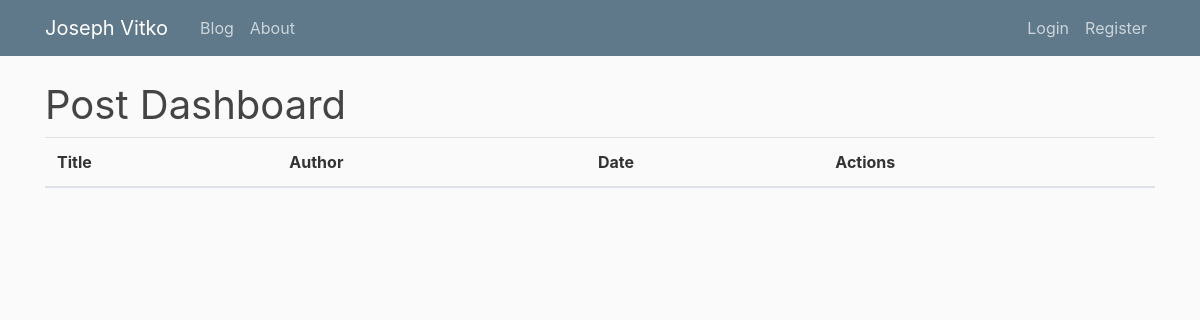
Page /admin/posts on the earlier database version.
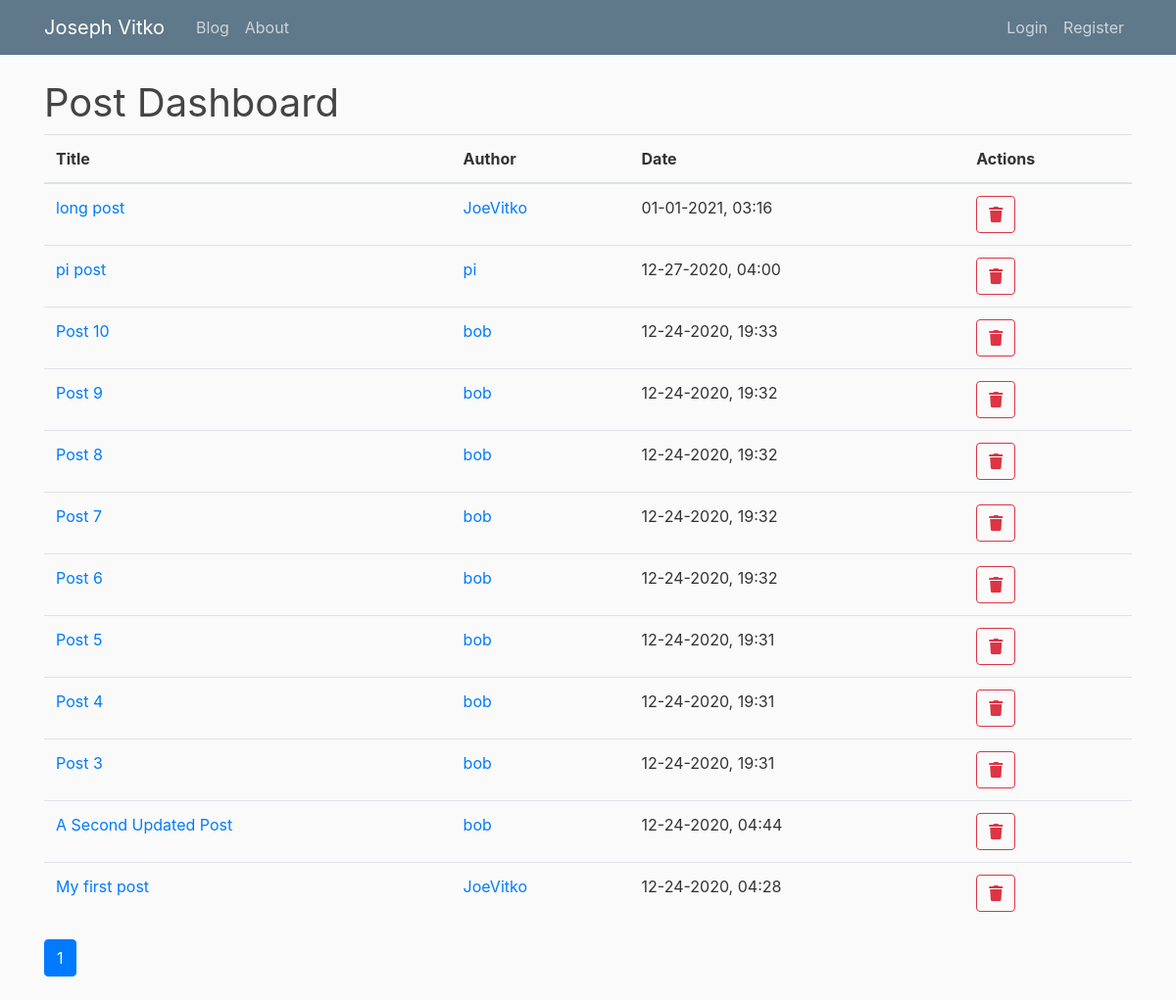
Same page on the later database version.
### flaskblog/models.py (models this page shows, shortened)
class Post(db.Model):
    id = db.Column(db.Integer, primary_key=True)
    title = db.Column(db.String(100), nullable=False)
    date_posted = db.Column(db.DateTime, nullable=False, default=datetime.utcnow)
    content = db.Column(db.Text, nullable=False)
    user_id = db.Column(db.Integer, db.ForeignKey('user.id'), nullable=False)

class User(db.Model, UserMixin):
    id = db.Column(db.Integer, primary_key=True)
    username = db.Column(db.String(20), unique=True, nullable=False)
    email = db.Column(db.String(120), unique=True, nullable=False)
    image_file = db.Column(db.String(20), nullable=False, default='default.jpg')
    password = db.Column(db.String(60), nullable=False)
    posts = db.relationship('Post', backref='author', lazy=True)
    roles = db.relationship('Role', secondary='user_roles')

### flaskblog/admin/routes.py (the view)
@admin.route('/admin/posts')
@admin_permission.require(http_exception=403)
def getposts():
    page = request.args.get('page', 1, type=int)
    posts = Post.query.order_by(Post.date_posted.desc()).paginate(per_page=25)
    return render_template('admin_posts_dashboard.html', posts=posts, page=page, page_context='admin.getposts')

### flaskblog/templates/admin_posts_dashboard.html
{% extends "layout_admin.html" %}
{% block midsection %}
    <h1>Post Dashboard</h1>
    <table class="table">
        <thead>
            <tr>
                <th>Title</th>
                <th>Author</th>
                <th>Date</th>
                <th>Actions</th>
            </tr>
        </thead>
        <tbody>
            {% for post in posts.items %}
                <tr>
                    <td>
                        <a href="{{ url_for('posts.post', post_id=post.id) }}">{{ post.title }}</a>
                    </td>
                    <td>
                        <a href="{{ url_for('users.user_posts', username=post.author.username) }}">{{ post.author.username }}</a>
                    </td>
                    <td>{{ post.date_posted.strftime("%m-%d-%Y, %H:%M") }}</td>
                    <td>
                        <a role="button" class="btn btn-outline-danger" data-toggle="tooltip" data-placement="bottom" title="Remove Post" href="{{ url_for('admin.removepost', id=post.id) }}">
                            <i class="fas fa-trash"></i>
                        </a>
                    </td>
                </tr>
            {% endfor %}
        </tbody>
    </table>
    {% for page_num in posts.iter_pages(left_edge=1, right_edge=1, left_current=1, right_current=2) %}
        {% if page_num %}
            {% if posts.page == page_num %}
                <a class="btn btn-primary mb-4" href="{{ url_for(page_context, page=page_num) }}">{{ page_num }}</a>
            {% else %}
                <a class="btn btn-outline-info mb-4" href="{{ url_for(page_context, page=page_num) }}">{{ page_num }}</a>
            {% endif %}
        {% else %}
        ...
        {% endif %}
    {% endfor %}
{% endblock midsection %}

Differences in the rows shown:
added Post: title "long post", author.username "JoeVitko", date_posted "01-01-2021, 03:16"
added Post: title "pi post", author.username "pi", date_posted "12-27-2020, 04:00"
added Post: title "Post 10", author.username "bob", date_posted "12-24-2020, 19:33"
added Post: title "Post 9", author.username "bob", date_posted "12-24-2020, 19:32"
added Post: title "Post 8", author.username "bob", date_posted "12-24-2020, 19:32"
added Post: title "Post 7", author.username "bob", date_posted "12-24-2020, 19:32"
added Post: title "Post 6", author.username "bob", date_posted "12-24-2020, 19:32"
added Post: title "Post 5", author.username "bob", date_posted "12-24-2020, 19:31"
added Post: title "Post 4", author.username "bob", date_posted "12-24-2020, 19:31"
added Post: title "Post 3", author.username "bob", date_posted "12-24-2020, 19:31"
added Post: title "A Second Updated Post", author.username "bob", date_posted "12-24-2020, 04:44"
added Post: title "My first post", author.username "JoeVitko", date_posted "12-24-2020, 04:28"
Other differences:
new list line: "1"
